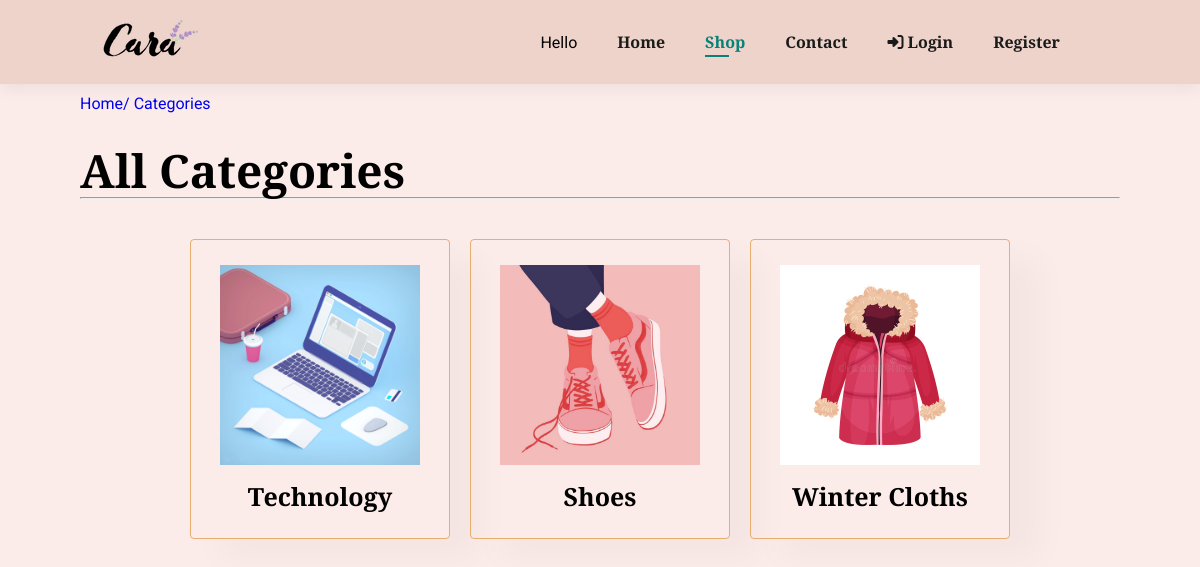
/categories/, run on an earlier commit of the app's database.
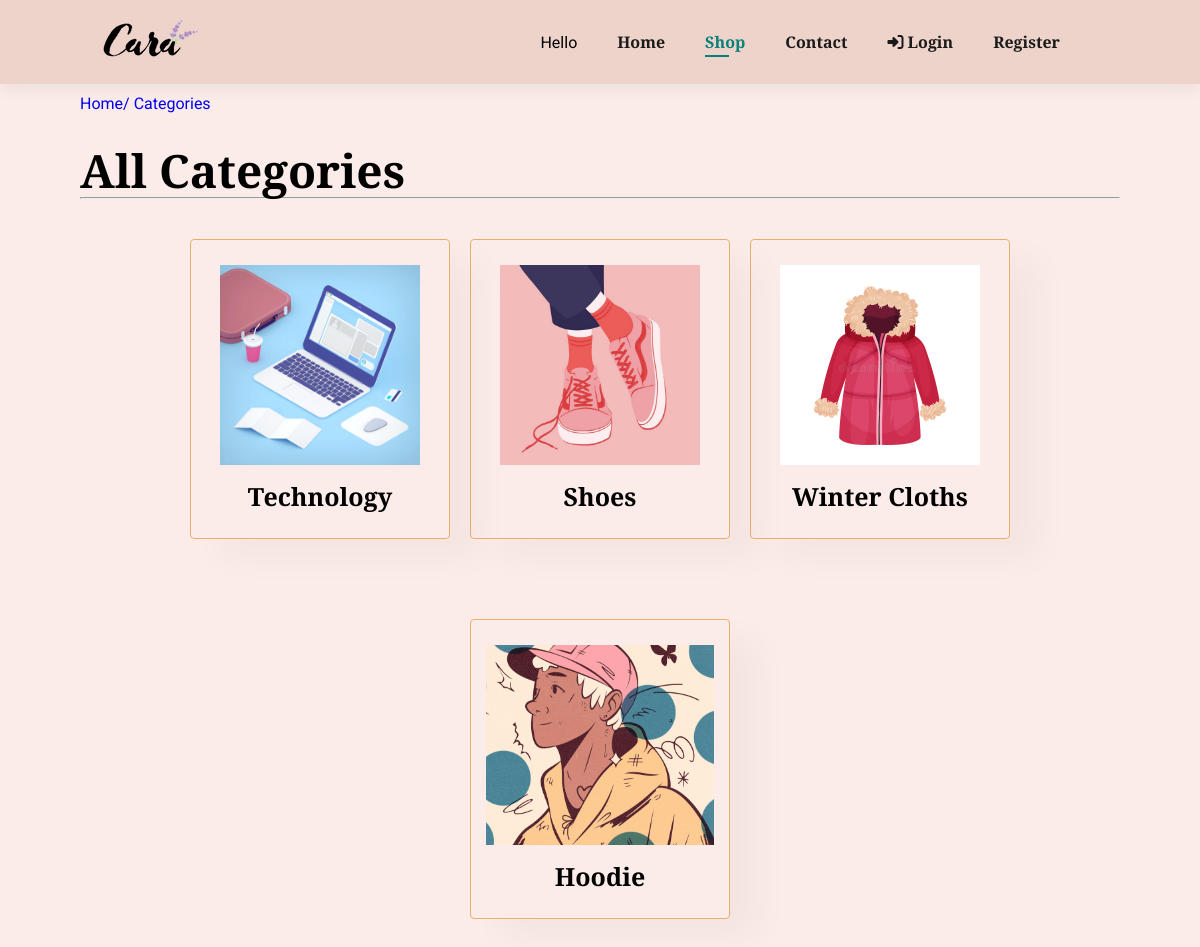
And on a later commit of the database.
### store/models.py (models this page shows, shortened)
class Category(models.Model):
    slug = models.CharField(max_length=150, null=False, blank=False)
    name = models.CharField(max_length=50, null=False, blank=False)
    image = models.ImageField( upload_to=get_file_path_cat, null=True, blank=True)
    description = models.TextField(max_length=500, null=False, blank=False)
    status = models.BooleanField(default= False, help_text="0=Default, 1=Hidden")
    trending = models.BooleanField(default= False, help_text="0=Default, 1=Hidden")
    meta_title = models.CharField(max_length=150, null=False, blank=False)
    meta_keywords= models.CharField(max_length=150, null=False, blank=False)
    meta_description= models.CharField(max_length=500, null=False, blank=False)
    created_at = models.DateTimeField(auto_now_add=True)

### store/views.py (the view)
# urls.py: path('categories/', views.categories, name="store-categories"),
def categories(request):
    category = Category.objects.filter(status=0)
    context = {
        'category' : category
    }
    return render(request, 'store/categories.html', context)

### store/templates/store/categories.html
{% extends "store/base.html" %}
{% block content %}
<div style="margin-top:10px">
    <div style="margin-left:80px;" class="link_nav">
        <a href={% url 'store-home' %}>Home/</a>
        <a href={% url 'store-categories'%}>Categories</a>
    </div>
</div>
<div class="section-p1">
    <h2>All Categories</h2>
    <hr>
    <div class="cards">
        {% for item in category %}
                <div class="card">
                    <div>
                        <img class="image" src="{{ item.image.url }}" alt="category-image"/>
                    </div>
                    <div>
                        <a href="{% url 'categoriesview' item.slug %}" class="cat_link"><h4>{{ item.name }}
                    </h4></a></div>
                </div>
        {% endfor %}
    </div>
</div>
{% endblock content %}

### store/templates/store/base.html (shortened to what this page needs)
{% load static %}
<!DOCTYPE html>
<html>
    <head>
        <link rel="stylesheet" href="https://cdnjs.cloudflare.com/ajax/libs/font-awesome/6.1.1/css/all.css"/>
        <link href='https://css.gg/shopping-bag.css' rel='stylesheet'>
        <link rel="stylesheet" href="https://cdnjs.cloudflare.com/ajax/libs/font-awesome/4.7.0/css/font-awesome.min.css">
        <link rel="stylesheet" href="{% static 'store/store_styles.css' %}">
        <link rel="stylesheet" href="{% static 'store/category_styles.css' %}">
        <link rel="stylesheet" href="{% static 'store/products_details_styles.css' %}">
        <link rel="stylesheet" href="{% static 'store/cart_styles.css' %}">
        <link rel="stylesheet" href="{% static 'store/account_styles.css' %}">
        <link rel="stylesheet" href="{% static 'store/checkOut_styles.css' %}">
        <link rel="stylesheet" href="//cdn.jsdelivr.net/npm/alertifyjs@1.13.1/build/css/alertify.min.css"/>
        <link rel="stylesheet" href="//cdn.jsdelivr.net/npm/alertifyjs@1.13.1/build/css/themes/default.min.css"/>
    </head>
    <body>
        <section id="header">
            <a href="{% url 'store-home' %}"><img src="{% static 'store/media/logo.png' %}" class="logo"></a>
            <div>
                <ul id="navbar">
                    <li> Hello {{ user.username }} </li>
                    <li><a href="{% url 'store-home' %}"  class="{% if request.resolver_match.url_name == 'store-home' %}active{% endif %}">Home</a></li>
                    <li><a href="{% url 'store-categories' %}" class="{% if request.resolver_match.url_name == 'store-categories' %}active{% endif %}">Shop</a></li>
                    <li><a href="#">Contact</a></li>
                    {% if user.is_authenticated %}
                    <li><a href=" {% url 'account' %}" class="{% if request.resolver_match.url_name == 'profile' %}active{% endif %}">Account</a></li>
                    <li><a href="{% url 'logout' %}">Logout <i class="fas fa-sign-out-alt"></i></a></li>
                    {% else %}
                    <li><a href="{% url 'login' %}" class="{% if request.resolver_match.url_name == 'login' %}active{% endif %}"><i class="fa-solid fa-right-to-bracket"></i> Login</a></li>
                    <li><a href="{% url 'register' %}" class="{% if request.resolver_match.url_name == 'register' %}active{% endif %}">Register </a></li>
                    {% endif %}
                </ul>
            </div>
        </section>
        {% block content %}
        {% endblock content %}
    </body>
</html>

### store/static/store/store_styles.css (style rules this page uses)
* { margin: 0; padding: 0; box-sizing: border-box; font-family: 'Josefin Slab', 'Roboto', sans-serif; }
:root { --main-bg-color: #ebcfc4d2; --body-bg-color: #f5d1c866; }
body { width: 100%; background-color: var(--body-bg-color); }
h2 { font-size: 46px; line-height: 54px; color: black; }
h4 { font-size: 25px; line-height: 34px; color: black; }
.section-p1 { padding: 30px 80px; }
#header { display: flex; align-items: center; justify-content: space-between; padding: 20px 80px; background-color: var(--main-bg-color); box-shadow: 0px 5px 15px rgba(0,0,0,0.06); z-index: 300; position: sticky; top: 0; left: 0; }
#navbar { display: flex; justify-content: center; align-items: center; }
#navbar li { list-style: none; padding: 0px 20px; position: relative; }
#navbar li a { text-decoration: none; font-size: 16px; font-weight: 600; color: #1a1a1a; transition: 0.3s ease; }
#navbar li a:hover, #navbar li a.active { color: #088178; }
#navbar li a.active::after, #navbar li a:hover::after { content: ""; width: 30%; height: 2px; background-color: #088178; position: absolute; bottom: -4px; left: 20px; }

### store/static/store/category_styles.css (style rules this page uses)
.link_nav > a { text-decoration: none; }
.cards { display: flex; flex-direction: row; align-items: center; justify-content: center; flex-wrap: wrap; }
.card { width: 260px; text-align: center; padding: 25px 15px; box-shadow: 30px 20px 34px rgba(0,0,0,0.03); border: 1px solid #e19948bd; border-radius: 4px; margin: 40px 10px; }
.card img { max-width: 100%; margin-bottom: 10px; height: 200px; object-fit: cover; }
.cat_link { text-decoration: none; color: black; }

### store/static/store/cart_styles.css (style rules this page uses)
.logo { padding: 0 20px; }

What changed in the data, as far as the page shows it:
added Category: image (picture), name "Hoodie"
